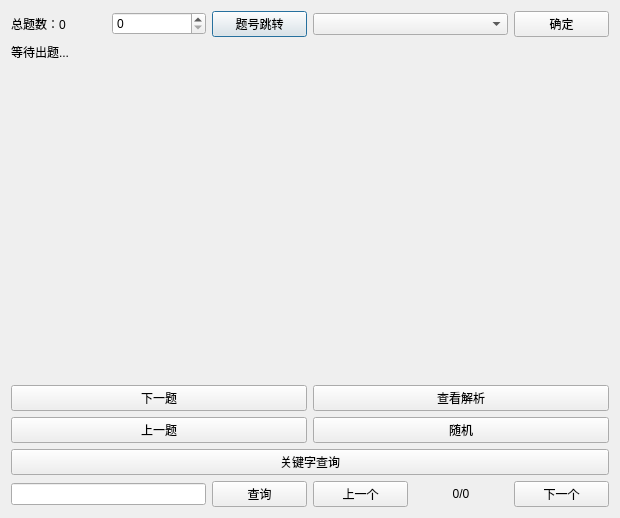
<?xml version="1.0" encoding="UTF-8"?>
<ui version="4.0">
 <class>Dialog</class>
 <widget class="QDialog" name="Dialog">
  <property name="geometry">
   <rect>
    <x>0</x>
    <y>0</y>
    <width>620</width>
    <height>518</height>
   </rect>
  </property>
  <property name="windowTitle">
   <string>Dialog</string>
  </property>
  <layout class="QGridLayout" name="gridLayout">
   <item row="0" column="2">
    <widget class="QPushButton" name="jumpBt">
     <property name="text">
      <string>题号跳转</string>
     </property>
    </widget>
   </item>
   <item row="0" column="1">
    <widget class="QSpinBox" name="spinBox"/>
   </item>
   <item row="0" column="3" colspan="2">
    <widget class="QComboBox" name="comboBox"/>
   </item>
   <item row="0" column="0">
    <widget class="QLabel" name="sumLabel">
     <property name="text">
      <string>总题数：0</string>
     </property>
     <property name="alignment">
      <set>Qt::AlignLeading|Qt::AlignLeft|Qt::AlignVCenter</set>
     </property>
    </widget>
   </item>
   <item row="3" column="0" colspan="6">
    <widget class="QLabel" name="label">
     <property name="sizePolicy">
      <sizepolicy hsizetype="Preferred" vsizetype="Fixed">
       <horstretch>0</horstretch>
       <verstretch>0</verstretch>
      </sizepolicy>
     </property>
     <property name="text">
      <string>等待出题...</string>
     </property>
    </widget>
   </item>
   <item row="5" column="3" colspan="3">
    <widget class="QPushButton" name="pushButton_4">
     <property name="text">
      <string>查看解析</string>
     </property>
    </widget>
   </item>
   <item row="4" column="0" colspan="6">
    <widget class="QWidget" name="widget" native="true"/>
   </item>
   <item row="0" column="5">
    <widget class="QPushButton" name="confirmBt">
     <property name="text">
      <string>确定</string>
     </property>
    </widget>
   </item>
   <item row="5" column="0" colspan="3">
    <widget class="QPushButton" name="pushButton_3">
     <property name="text">
      <string>下一题</string>
     </property>
    </widget>
   </item>
   <item row="6" column="3" colspan="3">
    <widget class="QPushButton" name="pushButton">
     <property name="text">
      <string>随机</string>
     </property>
    </widget>
   </item>
   <item row="6" column="0" colspan="3">
    <widget class="QPushButton" name="pushButton_2">
     <property name="text">
      <string>上一题</string>
     </property>
    </widget>
   </item>
   <item row="8" column="0" colspan="2">
    <widget class="QLineEdit" name="lineEdit">
     <property name="enabled">
      <bool>true</bool>
     </property>
     <property name="sizePolicy">
      <sizepolicy hsizetype="Minimum" vsizetype="Fixed">
       <horstretch>0</horstretch>
       <verstretch>0</verstretch>
      </sizepolicy>
     </property>
     <property name="autoFillBackground">
      <bool>false</bool>
     </property>
     <property name="inputMethodHints">
      <set>Qt::ImhNone</set>
     </property>
     <property name="dragEnabled">
      <bool>false</bool>
     </property>
     <property name="clearButtonEnabled">
      <bool>false</bool>
     </property>
    </widget>
   </item>
   <item row="8" column="2">
    <widget class="QPushButton" name="SearchBt">
     <property name="enabled">
      <bool>true</bool>
     </property>
     <property name="text">
      <string>查询</string>
     </property>
    </widget>
   </item>
   <item row="8" column="3">
    <widget class="QPushButton" name="SearchPrev">
     <property name="enabled">
      <bool>true</bool>
     </property>
     <property name="text">
      <string>上一个</string>
     </property>
    </widget>
   </item>
   <item row="8" column="4">
    <widget class="QLabel" name="numberLabel">
     <property name="enabled">
      <bool>true</bool>
     </property>
     <property name="sizePolicy">
      <sizepolicy hsizetype="Preferred" vsizetype="Fixed">
       <horstretch>0</horstretch>
       <verstretch>0</verstretch>
      </sizepolicy>
     </property>
     <property name="text">
      <string>0/0</string>
     </property>
     <property name="alignment">
      <set>Qt::AlignCenter</set>
     </property>
    </widget>
   </item>
   <item row="8" column="5">
    <widget class="QPushButton" name="SearchNext">
     <property name="enabled">
      <bool>true</bool>
     </property>
     <property name="text">
      <string>下一个</string>
     </property>
    </widget>
   </item>
   <item row="7" column="0" colspan="6">
    <widget class="QPushButton" name="KeySearchBt">
     <property name="text">
      <string>关键字查询</string>
     </property>
    </widget>
   </item>
  </layout>
 </widget>
 <resources/>
 <connections/>
</ui>
